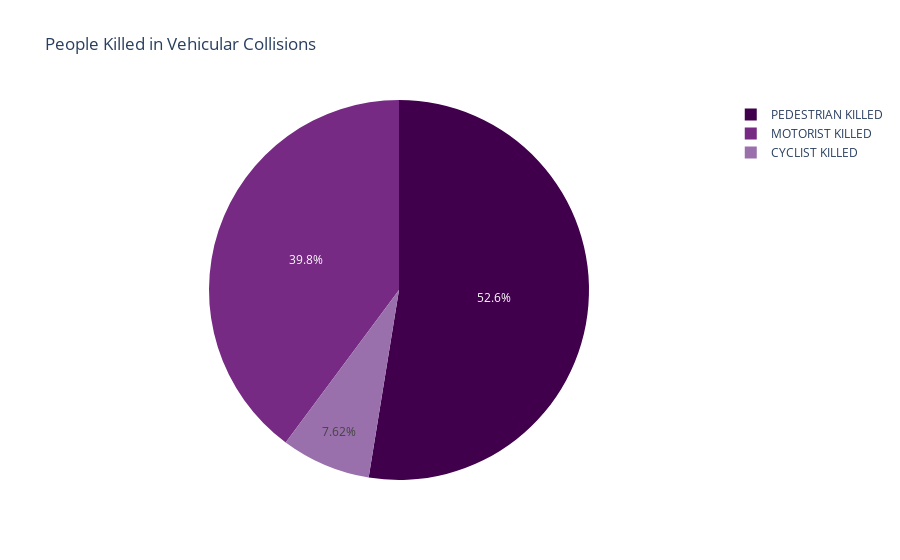
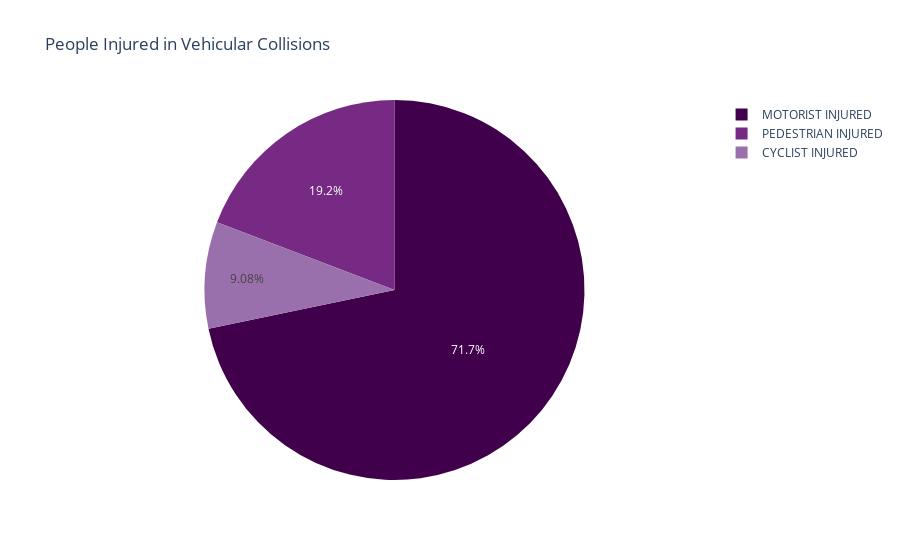

Source (notebook cell) for these figures, in order:
### Markdown cell above
We start by plotting pie charts for visualising victim splits in both fatal and nonfatal collisions.

### Code cell
# pie charts that show victim death and injury splits
# prepare data for deaths
victim_pie_data = pd.DataFrame({'MOTORIST KILLED' : [np.sum(data['NUMBER OF MOTORIST KILLED'])],'PEDESTRIAN KILLED' : [np.sum(data['NUMBER OF PEDESTRIANS KILLED'])],'CYCLIST KILLED': [np.sum(data['NUMBER OF CYCLIST KILLED'])]})
victim_pie_data = victim_pie_data.T.reset_index()
victim_pie_data = victim_pie_data.rename(columns={'index':'Type',0 : 'NumberOfKilled'})
# plot pie chart
fig = px.pie(victim_pie_data, values='NumberOfKilled', names='Type', title='People Killed in Vehicular Collisions',color_discrete_sequence=px.colors.diverging.PRGn)
fig.write_html("killedpie.html")
fig.show()

# prepare data for injury
victim_pie_data = pd.DataFrame({'MOTORIST INJURED' : [np.sum(data['NUMBER OF MOTORIST INJURED'])],'PEDESTRIAN INJURED' : [np.sum(data['NUMBER OF PEDESTRIANS INJURED'])],'CYCLIST INJURED': [np.sum(data['NUMBER OF CYCLIST INJURED'])]})
victim_pie_data = victim_pie_data.T.reset_index()
victim_pie_data = victim_pie_data.rename(columns={'index':'Type',0 : 'NumberOfInjured'})
# plot pie chart
fig = px.pie(victim_pie_data, values='NumberOfInjured', names='Type', title='People Injured in Vehicular Collisions',color_discrete_sequence=px.colors.diverging.PRGn)
fig.write_html("injuredpie.html")
fig.show()

### Figure 1 — Plotly figure (JSON) as saved in the notebook; plotly's stock layout.template omitted (floating-point values rounded to 4 significant figures)
{"data": [{"domain": {"x": [0, 1], "y": [0, 1]}, "hovertemplate": "Type=%{label}<br>NumberOfKilled=%{value}<extra></extra>", "labels": ["MOTORIST KILLED", "PEDESTRIAN KILLED", "CYCLIST KILLED"], "legendgroup": "", "name": "", "showlegend": true, "type": "pie", "values": [889, 1173, 170]}], "layout": {"legend": {"tracegroupgap": 0}, "piecolorway": ["rgb(64,0,75)", "rgb(118,42,131)", "rgb(153,112,171)", "rgb(194,165,207)", "rgb(231,212,232)", "rgb(247,247,247)", "rgb(217,240,211)", "rgb(166,219,160)", "rgb(90,174,97)", "rgb(27,120,55)", "rgb(0,68,27)"], "title": {"text": "People Killed in Vehicular Collisions"}}}

### Figure 2 — Plotly figure (JSON) as saved in the notebook; plotly's stock layout.template omitted (floating-point values rounded to 4 significant figures)
{"data": [{"domain": {"x": [0, 1], "y": [0, 1]}, "hovertemplate": "Type=%{label}<br>NumberOfInjured=%{value}<extra></extra>", "labels": ["MOTORIST INJURED", "PEDESTRIAN INJURED", "CYCLIST INJURED"], "legendgroup": "", "name": "", "showlegend": true, "type": "pie", "values": [346418, 92662, 43849]}], "layout": {"legend": {"tracegroupgap": 0}, "piecolorway": ["rgb(64,0,75)", "rgb(118,42,131)", "rgb(153,112,171)", "rgb(194,165,207)", "rgb(231,212,232)", "rgb(247,247,247)", "rgb(217,240,211)", "rgb(166,219,160)", "rgb(90,174,97)", "rgb(27,120,55)", "rgb(0,68,27)"], "title": {"text": "People Injured in Vehicular Collisions"}}}
